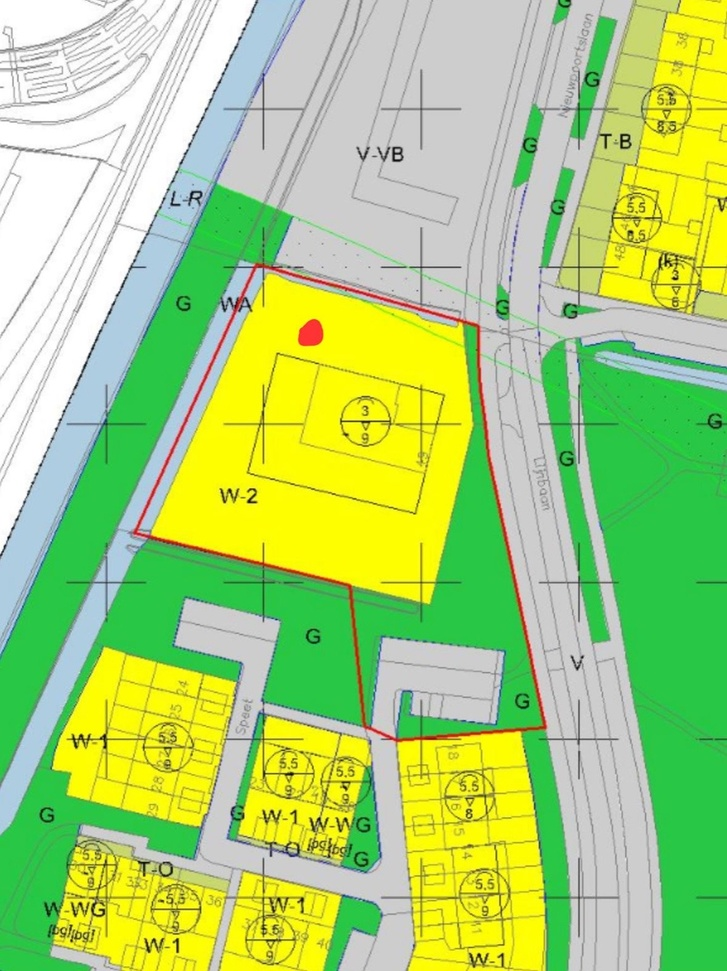
#> input picture pics/test.jpeg, 727 x 971 px, shrunk from 1149 x 1536 before the run
$ python test.py
#> lines starting #> are read from the running program, lines starting #| are printed output that depends on the picture; after the words box and inside, x2 and y2 are one past the last pixel; in counts of white or black regions, pixels touching at a corner belong together
import cv2
import numpy as np
import os

def create_directory_if_not_exists(directory):
    if not os.path.exists(directory):
        os.makedirs(directory)

def extract_and_save_yellow_regions(image_path, output_folder):
#> called with image_path = './pics/test.jpeg', output_folder = './regions_output'
    create_directory_if_not_exists(output_folder)
    image = cv2.imread(image_path)
#> image is the input picture: shape (971, 727, 3); mean B, G, R 119, 209.5, 170.8
    image_rgb = cv2.cvtColor(image, cv2.COLOR_BGR2RGB)
    lower_yellow = np.array([150, 150, 0], dtype=np.uint8)
    upper_yellow = np.array([255, 255, 50], dtype=np.uint8)
    mask_yellow = cv2.inRange(image_rgb, lower_yellow, upper_yellow)
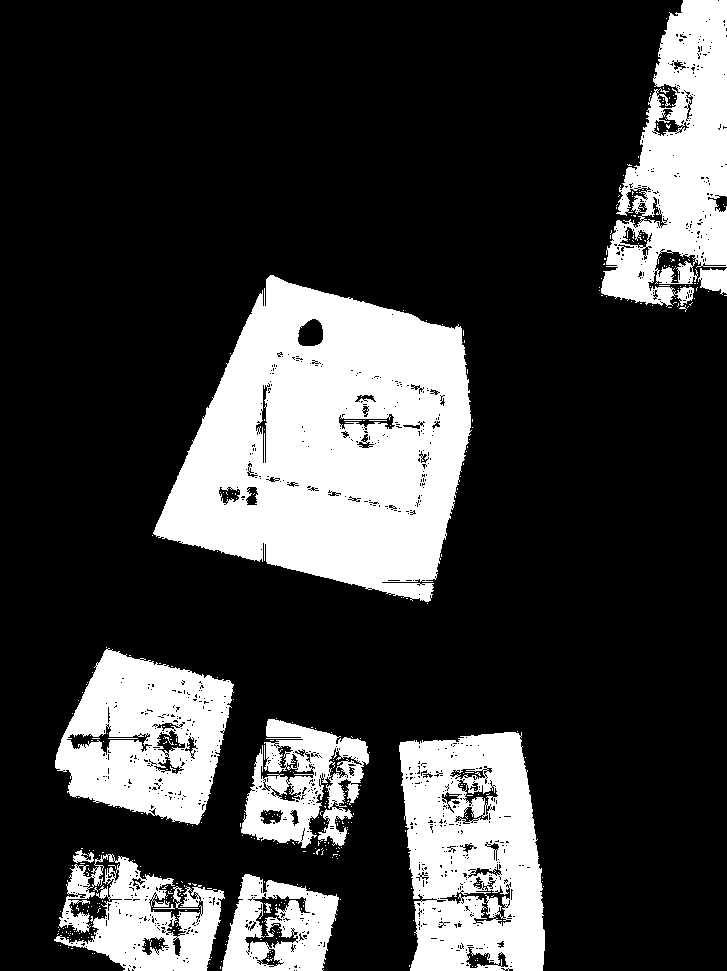
#> mask_yellow: shape (971, 727); 23.3% white; 408 white regions (395 under 20 px), largest, box (x1, y1, x2, y2) and area: (153, 275, 472, 602) 67547, (399, 732, 545, 971) 26470, (601, 0, 727, 307) 22649
    kernel = np.ones((3,3), np.uint8)
    mask_closed = cv2.morphologyEx(mask_yellow, cv2.MORPH_CLOSE, kernel)
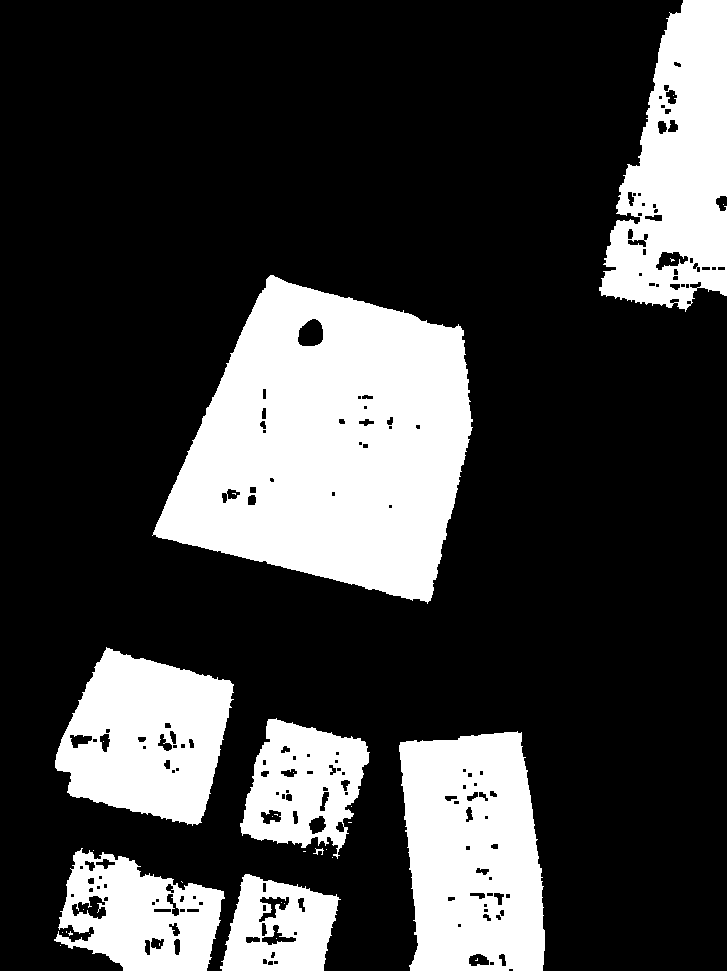
#> mask_closed: shape (971, 727); 25% white; 34 white regions (26 under 20 px)
    contours, _ = cv2.findContours(mask_closed, cv2.RETR_EXTERNAL, cv2.CHAIN_APPROX_SIMPLE)
#> contours = 21 contours, 14 with area under 20; largest, box (x1, y1, x2, y2) and area: (152, 275, 473, 604) 69995, (399, 731, 545, 971) 29498, (599, 0, 727, 312) 26540, (55, 647, 234, 826) 21664, (54, 848, 225, 971) 13691, (240, 718, 370, 859) 11632, (220, 874, 341, 971) 8450
    region_file_paths = []

    lower_red = np.array([200, 0, 0], dtype=np.uint8)
    upper_red = np.array([255, 100, 100], dtype=np.uint8)

    for i, contour in enumerate(contours):
        mask = np.zeros_like(mask_yellow)
        cv2.drawContours(mask, [contour], -1, color=255, thickness=cv2.FILLED)
        region = cv2.bitwise_and(image_rgb, image_rgb, mask=mask)

        red_color_mask = cv2.inRange(region, lower_red, upper_red)
        red_color_present = cv2.countNonZero(red_color_mask) > 0

        if red_color_present:
            region_filename = f"{output_folder}/region_{i}.png"
            cv2.imwrite(region_filename, cv2.cvtColor(region, cv2.COLOR_RGB2BGR))
            region_file_paths.append(region_filename)
#> this loop made 21 passes
#> (red_color_present, region_filename) on pass 19: (True, './regions_output/region_18.png')
#> (contour, red_color_present) on passes 1, 2, 3, 5, 6, 8: ([[60, 945]], False), ([[89, 933]], False), ([[62, 932]], False), ([[66, 931], [66, 932]], False), ([[181, 881], [182, 882]], False), ([[332, 857]], False)
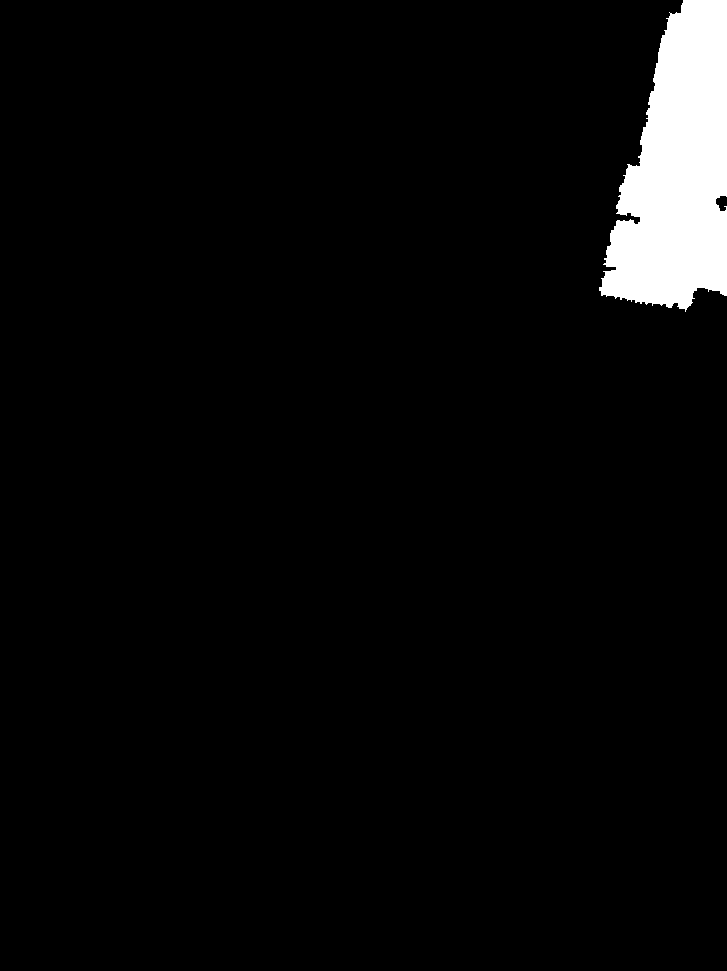
#> mask: shape (971, 727); 3.8% white; 1 white region, box (x1, y1, x2, y2) and area: (599, 0, 727, 312) 27031
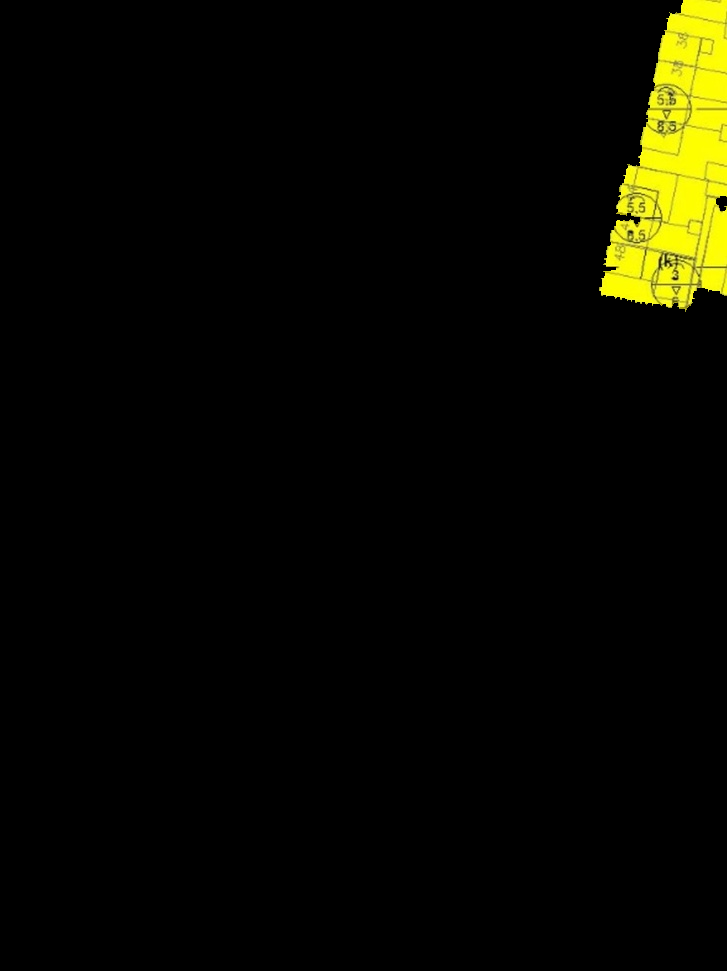
#> region: shape (971, 727, 3); mean R, G, B 8.9, 8.9, 0.8
#> after the loop, region_file_paths = ['./regions_output/region_18.png']

    return region_file_paths

# Usage
image_path = './pics/test.jpeg'
output_folder = './regions_output'
region_file_paths = extract_and_save_yellow_regions(image_path, output_folder)
#> region_file_paths = ['./regions_output/region_18.png']
